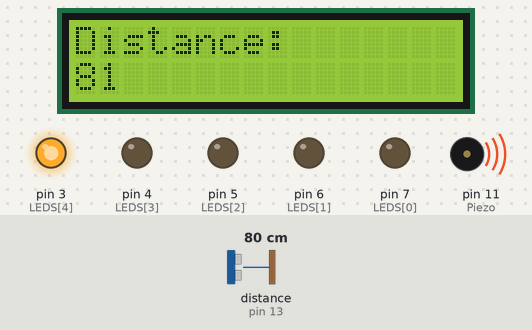
This sketch was run on a simulated Arduino Uno, built with avr-gcc and run on an emulated ATmega328P. Parts: 16×2 character LCD, output pins drawn as LEDs (lit = HIGH), buzzer (waves = sounding). Wiring (inferred from the names in the program): ultrasonic range finder: trigger pin 12; echo pin 13. The test bench sets the inputs (shaded band); at power-on: distance to the obstacle (sensor on pin 13) 80 cm. The echo pulse lasts 58.3 µs per cm; pins used as bus, display or sensor lines are not drawn.

Above: at 1.2 s.
1.3 s: distance to the obstacle (sensor on pin 13) set to 2 cm
At 2.3 s:
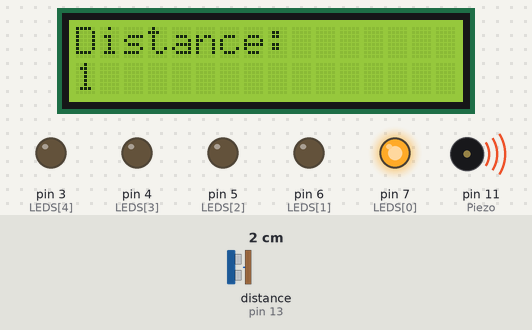
3.5 s: distance to the obstacle (sensor on pin 13) set to 19 cm
At 4.3 s:
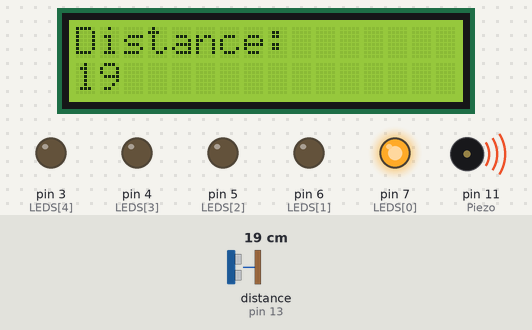
5.0 s: distance to the obstacle (sensor on pin 13) set to 22 cm
At 6.3 s:
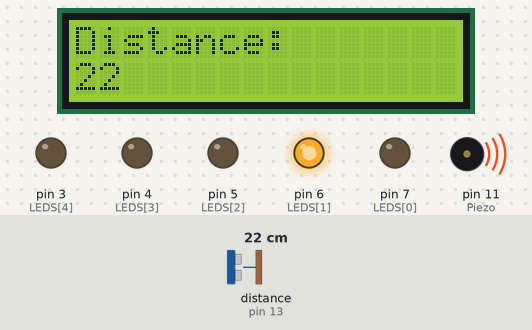
6.6 s: distance to the obstacle (sensor on pin 13) set to 36 cm
At 7.7 s:
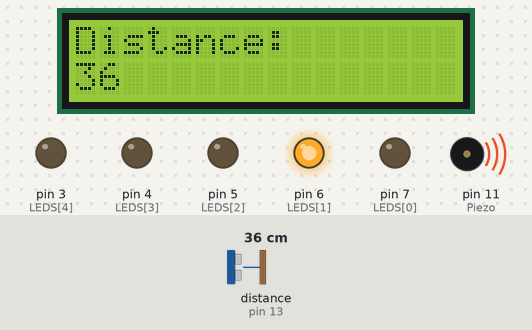
8.2 s: distance to the obstacle (sensor on pin 13) set to 45 cm
At 9.0 s:
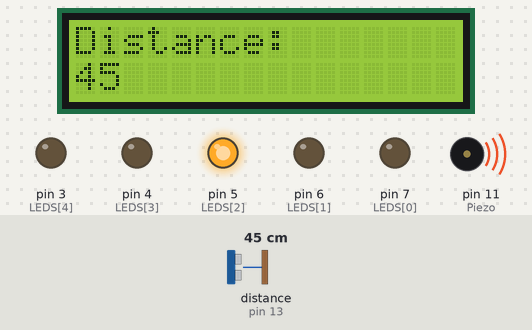
9.8 s: distance to the obstacle (sensor on pin 13) set to 60 cm
At 10.9 s:
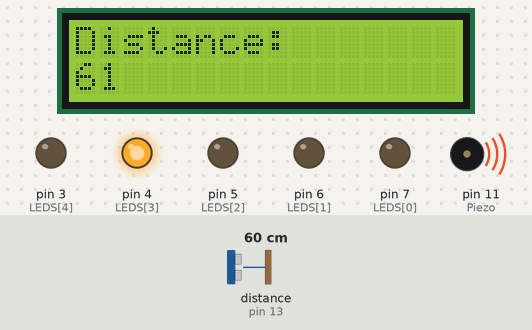
Timing chart, 0 to 12.5 s (numbered marks = the images above; inputs shaded):
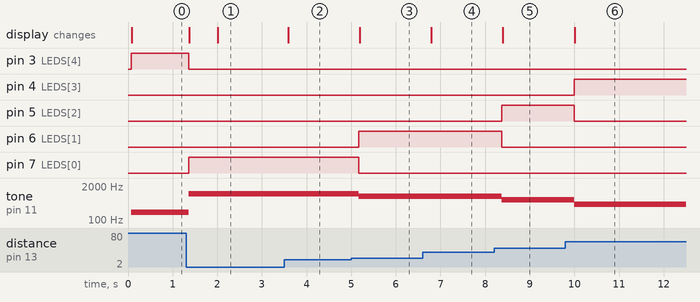

The sketch:

Distance_Sensor_1_0.ino
```cpp
#include <LiquidCrystal_I2C.h>
#include <Wire.h>
const int Piezo = 11;
const int trig = 12;
const int echo = 13;
int LEDS[] = {7,6,5,4,3};

int duration = 0;
int distance = 0;

LiquidCrystal_I2C lcd(0x27, 16, 2);
void setup(){
  pinMode(trig, OUTPUT);
  pinMode(echo, INPUT);
  for (int i = 0; i < 5; i++){
    pinMode(LEDS[i], OUTPUT);
  }
  lcd.init();
  lcd.backlight();
}

void loop(){
  digitalWrite(trig, HIGH);
  delayMicroseconds(1000);
  digitalWrite(trig, LOW);
  duration = pulseIn(echo, HIGH);
  distance = (duration / 2) / 28.5;
  if (distance <= 20){
    tone(Piezo, 1000);
    for (int i = 0; i < 5; i++){
      if (i == 0){
        digitalWrite(LEDS[i], HIGH);
      }
      else{
        digitalWrite(LEDS[i], LOW);
      }
    }
    lcd.setCursor(0, 0);
    lcd.println("Distance: ");

    lcd.setCursor(0, 1);
    lcd.println(distance);
  }
  else if(distance > 20 && distance <= 40){
    tone(Piezo, 800);
    for (int i = 0; i < 5; i++){
      if (i == 1){
        digitalWrite(LEDS[i], HIGH);
      }
      else{
        digitalWrite(LEDS[i], LOW);
      }
    }
    lcd.setCursor(0, 0);
    lcd.println("Distance: ");

    lcd.setCursor(0, 1);
    lcd.println(distance);
  }
  else if (distance > 40 && distance <= 60){
    lcd.clear();
    tone(Piezo, 600);
    for (int i = 0; i < 5; i++){
      if (i == 2){
        digitalWrite(LEDS[i], HIGH);
      }
      else{
        digitalWrite(LEDS[i], LOW);
      }
    }
    lcd.setCursor(0, 0);
    lcd.println("Distance: ");

    lcd.setCursor(0, 1);
    lcd.println(distance);
  }
  else if (distance > 60 && distance <= 80){
    lcd.clear();
    tone(Piezo, 400);
    for (int i = 0; i < 5; i++){
      if (i == 3){
        digitalWrite(LEDS[i], HIGH);
      }
      else{
        digitalWrite(LEDS[i], LOW);
      }
    }
    lcd.setCursor(0, 0);
    lcd.println("Distance: ");

    lcd.setCursor(0, 1);
    lcd.println(distance);
  }
  else if (distance > 80 && distance <= 100){
    tone(Piezo, 200);
    for (int i = 0; i < 5; i++){
      if (i == 4){
        digitalWrite(LEDS[i], HIGH);
      }
      else{
        digitalWrite(LEDS[i], LOW);
      }
    }
    lcd.setCursor(0, 0);
    lcd.println("Distance: ");

    lcd.setCursor(0, 1);
    lcd.println(distance);
  }
  else{
    noTone(Piezo);
    for (int i = 0; i < 5; i++){
      digitalWrite(LEDS[i], LOW);
    }
    lcd.setCursor(0, 0);
    lcd.println("Distance: ");

    lcd.setCursor(0, 1);
    lcd.println(distance);
  }
  delay(300);
}
```

Measured:
- the behaviour switches between 20 and 21 cm on distance to the obstacle (sensor on pin 13) (found by bisection; images 2 and 3)
- the behaviour switches between 40 and 41 cm on distance to the obstacle (sensor on pin 13) (found by bisection; images 4 and 5)
- after the input at 1.3 s, pin 3 (LEDS[4]): HIGH → LOW after 0.06 s; pin 7 (LEDS[0]): LOW → HIGH after 0.06 s; tone on pin 11 (Piezo): 200 Hz → 1000 Hz after 0.06 s; the display: first changes after 0.07 s (image 1 shows a later state)
- after the input at 3.5 s, the display: changes after 0.09 s (image 2)
- after the input at 5.0 s, pin 6 (LEDS[1]): LOW → HIGH after 0.17 s; pin 7 (LEDS[0]): HIGH → LOW after 0.17 s; tone on pin 11 (Piezo): 1000 Hz → 800 Hz after 0.17 s; the display: changes after 0.19 s (image 3)
- after the input at 6.6 s, the display: changes after 0.19 s (image 4)
- after the input at 8.2 s, pin 5 (LEDS[2]): LOW → HIGH after 0.18 s; pin 6 (LEDS[1]): HIGH → LOW after 0.18 s; tone on pin 11 (Piezo): 800 Hz → 600 Hz after 0.18 s; the display: changes after 0.19 s (image 5)
- after the input at 9.8 s, pin 4 (LEDS[3]): LOW → HIGH after 0.20 s; pin 5 (LEDS[2]): HIGH → LOW after 0.20 s; tone on pin 11 (Piezo): 600 Hz → 400 Hz after 0.20 s; the display: changes after 0.21 s (image 6)
